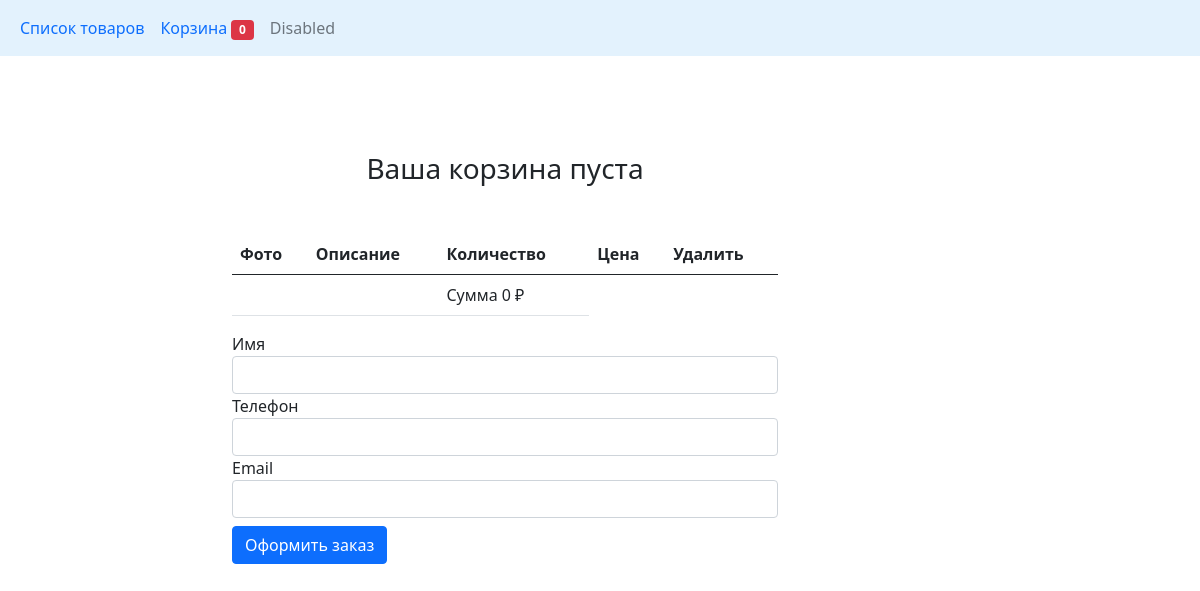
/cart/, run on an earlier commit of the app's database.
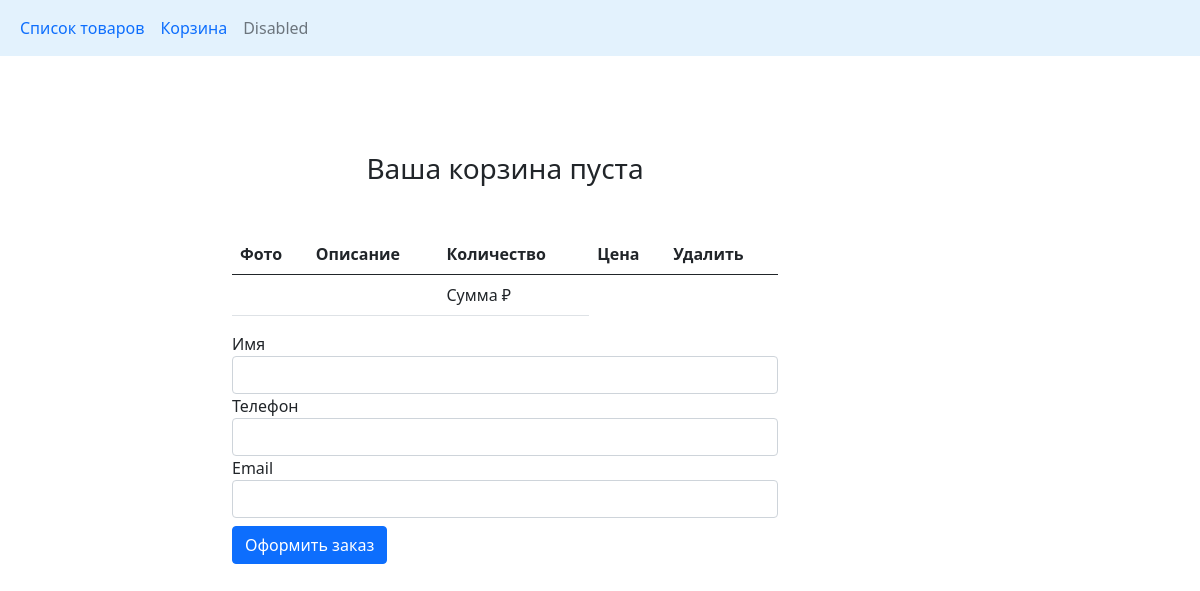
And on a later commit of the database.
### store/models.py (models this page shows)
class Cart(models.Model):
    products = models.ManyToManyField(CartProduct, blank=True, related_name='related_cart')
    total_products = models.PositiveIntegerField(default=0)
    final_price = models.DecimalField(default=0, max_digits=9, decimal_places=0, \
                                      verbose_name='Общая Цена')

### store/views.py (the view)
# urls.py: path('cart/', CartView.as_view(), name='cart_url'),
class CartView(View):
    def get(self, request, *args, **kwargs):
        cart = Cart.objects.last()
        form = OrderForm(request.POST or None)
        return render(request, 'cart.html', context={'cart': cart, 'form': form})

### store/forms.py
class OrderForm(forms.ModelForm):
    class Meta:
        model = Order
        fields = ['name', 'phone', 'email']
        widgets = {
            'name': forms.TextInput(attrs={'class': 'form-control'}),
            'phone': forms.TextInput(attrs={'class': 'form-control'}),
            'email': forms.TextInput(attrs={'class': 'form-control'}),
        }

### store/templates/cart.html (shortened to what this page needs)
{% extends 'base_store.html' %}
{% block content %}
<h3 class="text-center mt-5 mb-5">
    Ваша корзина {% if not cart.products.count %}пуста{% endif %}
</h3>
<table class="table">
    <thead>
    <tr>
        <th scope="col">Фото</th>
        <th scope="col">Описание</th>
        <th scope="col">Количество</th>
        <th scope="col">Цена</th>
        <th scope="col">Удалить</th>
    </tr>
    </thead>
    <tbody>
    <tr>
        <td colspan="2"></td>
        <td>Сумма {{ cart.final_price }} ₽</td>
    </tr>
    </tbody>
</table>
<form action="{% url 'make_order' %}" method="POST">
    {% for field in form %}
        <div class="form-group">
        {{ field.label }}
        {{ field }}
    </div>
    {% endfor %}
    <button type="submit" name="button" class="btn btn-primary">Оформить заказ</button>
{% endblock content %}

### store/templates/base_store.html (shortened to what this page needs)
<!DOCTYPE html>
<html lang="en">
<head>
    <link href="https://cdn.jsdelivr.net/npm/bootstrap@5.0.0-beta1/dist/css/bootstrap.min.css" rel="stylesheet">
</head>
<body>
<nav class="navbar navbar-expand-lg" style="background-color: #e3f2fd;">
  <div class="container-fluid">
    <div class="collapse navbar-collapse" id="navbarSupportedContent">
      <ul class="navbar-nav me-auto mb-2 mb-lg-0">
        <li class="nav-item">
          <a class="nav-link active" aria-current="page"
             href="{% url 'products_list_url' %}">Список
              товаров</a>
        </li>
        <li class="nav-item">
                <a class="nav-link" href="{% url 'cart_url' %}">Корзина
                  <span class="badge bg-danger">{{ cart.products.count }}</span></a>
        </li>
        <li class="nav-item">
          <a class="nav-link disabled" href="#" tabindex="-1" aria-disabled="true">Disabled</a>
        </li>
      </ul>
    </div>
  </div>
</nav>
<div class="container mt-5">
    <div class="row">
        <div class="col-6 offset-md-2">
          {% block content %}{% endblock %}
        </div>
    </div>
</div>
</body>
</html>

What changed in the data, as far as the page shows it:
removed Cart: products.count "0", final_price "0"
